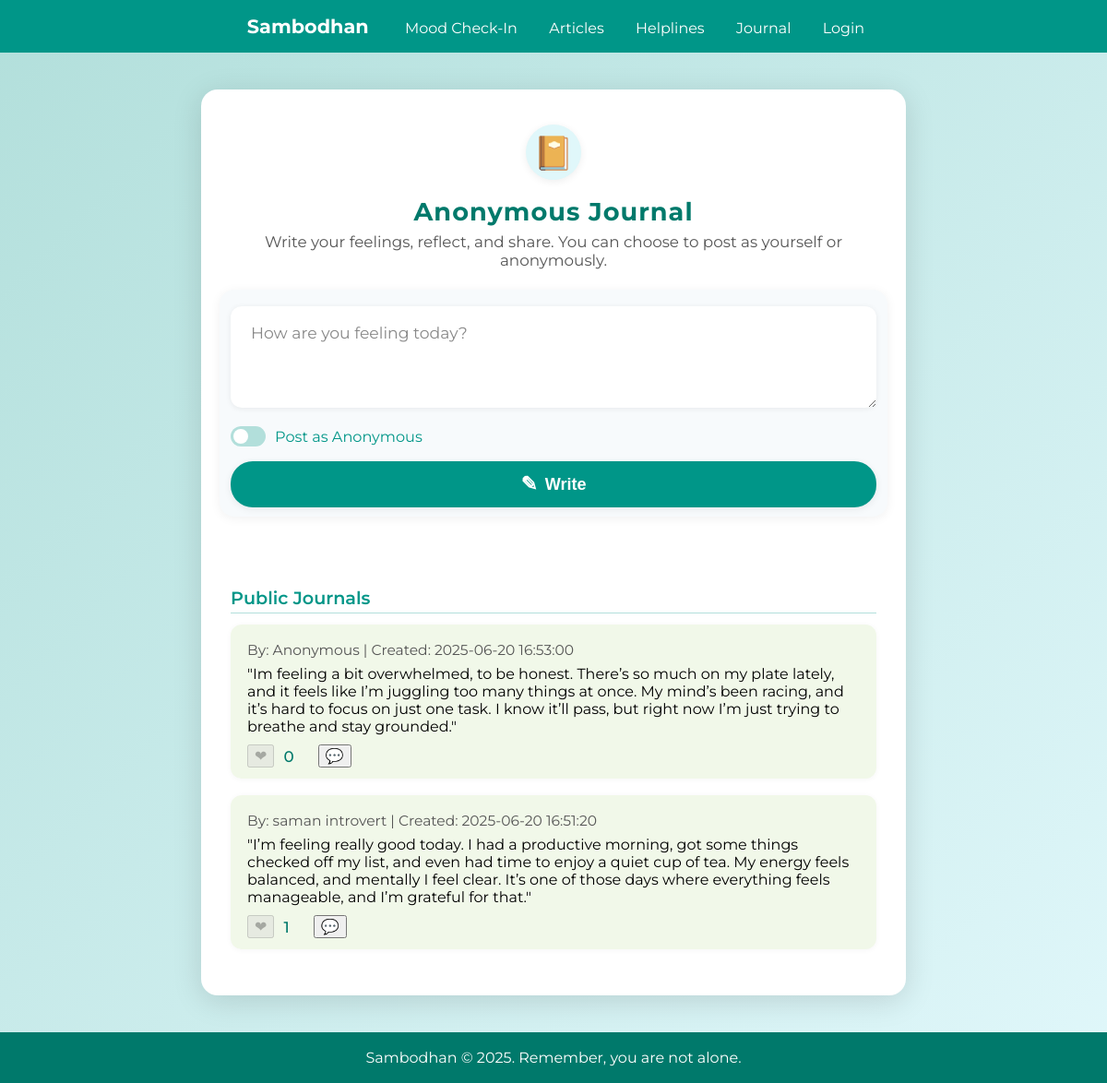
Screenshot of /pages/journal.php with the database file from the repository.
### tables this page shows
CREATE TABLE `journal_entries` (
  `id` int(11) NOT NULL,
  `user_id` int(11) DEFAULT NULL,
  `entry` text DEFAULT NULL,
  `is_private` tinyint(1) DEFAULT 1,
  `is_approved` tinyint(1) DEFAULT 0,
  `created_at` datetime DEFAULT current_timestamp()
);

CREATE TABLE `users` (
  `id` int(11) NOT NULL,
  `username` varchar(100) DEFAULT NULL,
  `email` varchar(100) DEFAULT NULL,
  `password` varchar(255) DEFAULT NULL,
  `created_at` datetime DEFAULT current_timestamp(),
  `is_banned` tinyint(1) DEFAULT 0,
  `is_counciler` tinyint(1) DEFAULT 0
);

### pages/journal.php (the view, shortened to what this page needs)
<?php
include_once '../includes/navbar.php';
$conn = new mysqli('localhost', 'root', '', 'sambodhan');
$user_id = isset($_SESSION['user_id']) ? intval($_SESSION['user_id']) : null;
$public = $conn->query("SELECT j.*, u.username FROM journal_entries j LEFT JOIN users u ON j.user_id=u.id WHERE j.is_approved=1 ORDER BY j.created_at DESC");
?>
<!DOCTYPE html>
<html lang="en">
<head>
</head>
<body>
<div class="journal-container">
    <div class="journal-logo">📔</div>
    <div class="journal-title">Anonymous Journal</div>
    <div class="journal-desc">Write your feelings, reflect, and share. You can choose to post as yourself or anonymously.</div>
    <form method="post" class="journal-write-card" autocomplete="off">
        <div class="floating-label">
            <textarea name="entry" id="journal-entry" rows="4" required placeholder=" " maxlength="1000"></textarea>
            <label for="journal-entry">How are you feeling today?</label>
        </div>
        <div class="toggle-anon">
            <label class="toggle-switch">
                <span class="toggle-slider"></span>
            </label>
            <span style="color:#009688;font-size:1.01rem;">Post as Anonymous</span>
        </div>
        <button type="submit" class="write-btn"><span style="font-size:1.2em;">&#9998;</span> Write</button>
    </form>
    <div class="journal-section">
        <div class="section-title">Public Journals</div>
        <?php while($row = $public->fetch_assoc()): ?>
            <?php
            $jid = $row['id'];
            $likes_res = $conn->query("SELECT COUNT(*) as cnt FROM journal_likes WHERE journal_id=$jid");
            $likes_count = $likes_res ? $likes_res->fetch_assoc()['cnt'] : 0;
            $liked = false;
            ?>
            <div class="journal-entry">
                <div class="meta">
                    By: <?php echo ($row['is_private'] == 1 || empty($row['username'])) ? 'Anonymous' : htmlspecialchars($row['username']); ?>
                    | Created: <?php echo htmlspecialchars($row['created_at']); ?>
                </div>
                <div><?php echo nl2br(htmlspecialchars($row['entry'])); ?></div>
                <div class="likes-comments-row">
                    <button type="button" class="icon-btn<?php if($liked) echo ' liked'; ?>" title="Like" onclick="likeJournal(<?php echo $jid; ?>, this)" <?php if(!$user_id) echo 'disabled'; ?>>
                        <span class="heart-icon" style="font-size:1.2em;vertical-align:middle;">&#10084;</span>
                    </button>
                    <span class="likes-count"><?php echo $likes_count; ?></span>
                    <button type="button" class="icon-btn" title="Comment" onclick="toggleCommentBox(<?php echo $jid; ?>)">
                        <span style="font-size:1.2em;vertical-align:middle;">&#128172;</span>
                    </button>
                </div>
            </div>
        <?php endwhile; ?>
    </div>
</div>
<?php include_once '../includes/footer.php'; ?>
</body>
</html>

### pages/journal.php (style rules this page uses)
body { min-height: 100vh; margin: 0; background: linear-gradient(135deg, #b2dfdb 0%, #e0f7fa 100%); font-family: 'Montserrat', 'Segoe UI', Arial, sans-serif; }
.journal-container { max-width: 700px; margin: 40px auto 30px auto; background: #fff; border-radius: 18px; box-shadow: 0 6px 32px rgba(0,0,0,0.13); padding: 38px 32px 32px 32px; display: flex; flex-direction: column; align-items: center; }
.journal-logo { width: 60px; height: 60px; background: #e0f7fa; border-radius: 50%; display: flex; align-items: center; justify-content: center; margin-bottom: 18px; font-size: 2.2rem; color: #009688; box-shadow: 0 2px 8px rgba(0,0,0,0.07); }
.journal-title { font-size: 1.7rem; font-weight: 700; color: #00796b; margin-bottom: 6px; letter-spacing: 1px; text-align: center; }
.journal-desc { color: #555; font-size: 1.05rem; margin-bottom: 22px; text-align: center; }
.journal-write-card { width: 100%; background: #f7fafc; border-radius: 16px; box-shadow: 0 2px 12px rgba(0,0,0,0.06); padding: 18px 12px 10px 12px; margin-bottom: 28px; display: flex; flex-direction: column; align-items: stretch; position: relative; }
.floating-label { position: relative; margin-bottom: 18px; }
.floating-label textarea { width: 100%; border: none; border-radius: 12px; background: #fff; box-shadow: 0 1px 6px rgba(0,0,0,0.07); padding: 22px 14px 12px 14px; font-size: 1.08rem; min-height: 80px; resize: vertical; transition: box-shadow 0.2s; }
.floating-label label { position: absolute; left: 18px; top: 18px; color: #888; font-size: 1.08rem; pointer-events: none; background: #fff; padding: 0 4px; border-radius: 4px; transition: 0.18s; }
.floating-label textarea:focus + label, .floating-label textarea:not(:placeholder-shown) + label { top: -12px; left: 10px; font-size: 0.98rem; color: #009688; background: #f7fafc; }
.toggle-anon { display: flex; align-items: center; gap: 10px; margin-bottom: 10px; margin-top: 2px; }
.toggle-switch { position: relative; width: 38px; height: 22px; display: inline-block; }
.toggle-slider { position: absolute; cursor: pointer; top: 0; left: 0; right: 0; bottom: 0; background: #b2dfdb; border-radius: 22px; transition: background 0.2s; }
.toggle-slider:before { content: ''; position: absolute; left: 3px; top: 3px; width: 16px; height: 16px; background: #fff; border-radius: 50%; transition: transform 0.2s; }
.write-btn { background: #009688; color: #fff; border: none; border-radius: 24px; font-size: 1.13rem; font-weight: 600; padding: 12px 0; margin-top: 6px; width: 100%; box-shadow: 0 2px 8px rgba(0,0,0,0.07); display: flex; align-items: center; justify-content: center; gap: 8px; cursor: pointer; transition: background 0.18s; }
.journal-section { width: 100%; margin-top: 30px; }
.section-title { color: #009688; font-size: 1.2rem; font-weight: 600; margin-bottom: 12px; margin-top: 18px; border-bottom: 1.5px solid #b2dfdb; padding-bottom: 4px; }
.journal-entry { background: #f1f8e9; border-radius: 12px; padding: 18px 18px 12px 18px; margin-bottom: 18px; box-shadow: 0 1px 6px rgba(0,0,0,0.04); position: relative; }
.journal-entry .meta { color: #555; font-size: 0.97rem; margin-bottom: 7px; }
.likes-comments-row { display: flex; align-items: center; gap: 10px; margin: 10px 0 0 0; }
.likes-count { color: #00796b; font-size: 1.05rem; font-weight: 500; margin-right: 16px; }

### rows the page displays
journal_entries: is_private "Anonymous", created_at "2025-06-20 16:53:00", entry "\"Im feeling a bit overwhelmed, to be honest. There’s so much on my plate lately, and it feels like I’m juggling too many things at once. My mind’s been racing, and it’s hard to focus on just one task. I know it’ll pass, but right now I’m just trying to breathe and stay grounded.\"", likes_count "0"
journal_entries: user.username "saman introvert", created_at "2025-06-20 16:51:20", entry "\"I’m feeling really good today. I had a productive morning, got some things checked off my list, and even had time to enjoy a quiet cup of tea. My energy feels balanced, and mentally I feel clear. It’s one of those days where everything feels manageable, and I’m grateful for that.\"", likes_count "1"
